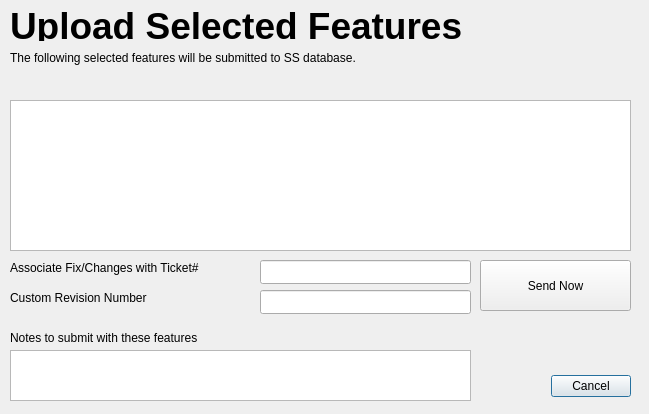
<?xml version="1.0" encoding="UTF-8"?>
<ui version="4.0">
 <class>SchoolScoutDialogUpload</class>
 <widget class="QDialog" name="SchoolScoutDialogUpload">
  <property name="geometry">
   <rect>
    <x>0</x>
    <y>0</y>
    <width>649</width>
    <height>414</height>
   </rect>
  </property>
  <property name="windowTitle">
   <string>Schoolscout</string>
  </property>
  <property name="windowIcon">
   <iconset resource="resources.qrc">
    <normaloff>:/plugins/SchoolScout/images/favicon.ico</normaloff>:/plugins/SchoolScout/images/favicon.ico</iconset>
  </property>
  <widget class="QDialogButtonBox" name="button_box">
   <property name="geometry">
    <rect>
     <x>470</x>
     <y>370</y>
     <width>161</width>
     <height>32</height>
    </rect>
   </property>
   <property name="orientation">
    <enum>Qt::Horizontal</enum>
   </property>
   <property name="standardButtons">
    <set>QDialogButtonBox::Cancel</set>
   </property>
  </widget>
  <widget class="QListWidget" name="selectedFeaturesListWidget">
   <property name="geometry">
    <rect>
     <x>10</x>
     <y>100</y>
     <width>621</width>
     <height>151</height>
    </rect>
   </property>
   <property name="selectionMode">
    <enum>QAbstractItemView::MultiSelection</enum>
   </property>
  </widget>
  <widget class="QLineEdit" name="revisionNumber">
   <property name="geometry">
    <rect>
     <x>260</x>
     <y>290</y>
     <width>211</width>
     <height>24</height>
    </rect>
   </property>
  </widget>
  <widget class="QLabel" name="label_2">
   <property name="geometry">
    <rect>
     <x>10</x>
     <y>290</y>
     <width>181</width>
     <height>16</height>
    </rect>
   </property>
   <property name="text">
    <string>Custom Revision Number</string>
   </property>
  </widget>
  <widget class="QLabel" name="label_4">
   <property name="geometry">
    <rect>
     <x>10</x>
     <y>10</y>
     <width>591</width>
     <height>31</height>
    </rect>
   </property>
   <property name="font">
    <font>
     <pointsize>28</pointsize>
     <weight>75</weight>
     <bold>true</bold>
    </font>
   </property>
   <property name="text">
    <string>Upload Selected Features</string>
   </property>
  </widget>
  <widget class="QPushButton" name="uploadNow">
   <property name="geometry">
    <rect>
     <x>480</x>
     <y>260</y>
     <width>151</width>
     <height>51</height>
    </rect>
   </property>
   <property name="text">
    <string>Send Now</string>
   </property>
  </widget>
  <widget class="QLabel" name="label_3">
   <property name="geometry">
    <rect>
     <x>10</x>
     <y>50</y>
     <width>491</width>
     <height>16</height>
    </rect>
   </property>
   <property name="text">
    <string>The following selected features will be submitted to SS database.</string>
   </property>
  </widget>
  <widget class="QTextEdit" name="textNotes">
   <property name="geometry">
    <rect>
     <x>10</x>
     <y>350</y>
     <width>461</width>
     <height>51</height>
    </rect>
   </property>
  </widget>
  <widget class="QLabel" name="label_5">
   <property name="geometry">
    <rect>
     <x>10</x>
     <y>330</y>
     <width>241</width>
     <height>16</height>
    </rect>
   </property>
   <property name="text">
    <string>Notes to submit with these features</string>
   </property>
  </widget>
  <widget class="QLabel" name="label_6">
   <property name="geometry">
    <rect>
     <x>10</x>
     <y>260</y>
     <width>231</width>
     <height>16</height>
    </rect>
   </property>
   <property name="text">
    <string>Associate Fix/Changes with Ticket#</string>
   </property>
  </widget>
  <widget class="QLineEdit" name="revisionNumber_2">
   <property name="geometry">
    <rect>
     <x>260</x>
     <y>260</y>
     <width>211</width>
     <height>24</height>
    </rect>
   </property>
  </widget>
 </widget>
 <resources>
  <include location="resources.qrc"/>
 </resources>
 <connections>
  <connection>
   <sender>button_box</sender>
   <signal>accepted()</signal>
   <receiver>SchoolScoutDialogUpload</receiver>
   <slot>accept()</slot>
   <hints>
    <hint type="sourcelabel">
     <x>20</x>
     <y>20</y>
    </hint>
    <hint type="destinationlabel">
     <x>20</x>
     <y>20</y>
    </hint>
   </hints>
  </connection>
  <connection>
   <sender>button_box</sender>
   <signal>rejected()</signal>
   <receiver>SchoolScoutDialogUpload</receiver>
   <slot>reject()</slot>
   <hints>
    <hint type="sourcelabel">
     <x>20</x>
     <y>20</y>
    </hint>
    <hint type="destinationlabel">
     <x>20</x>
     <y>20</y>
    </hint>
   </hints>
  </connection>
 </connections>
</ui>
